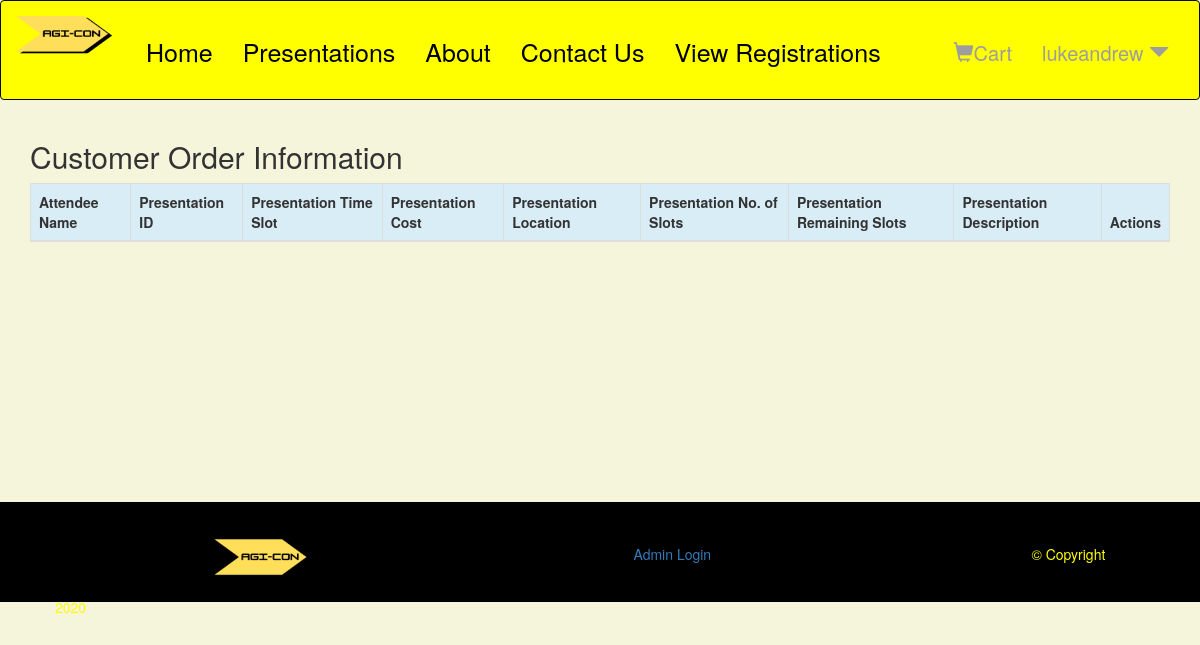
The page /customer_order_list (signed in) on the database as committed earlier.
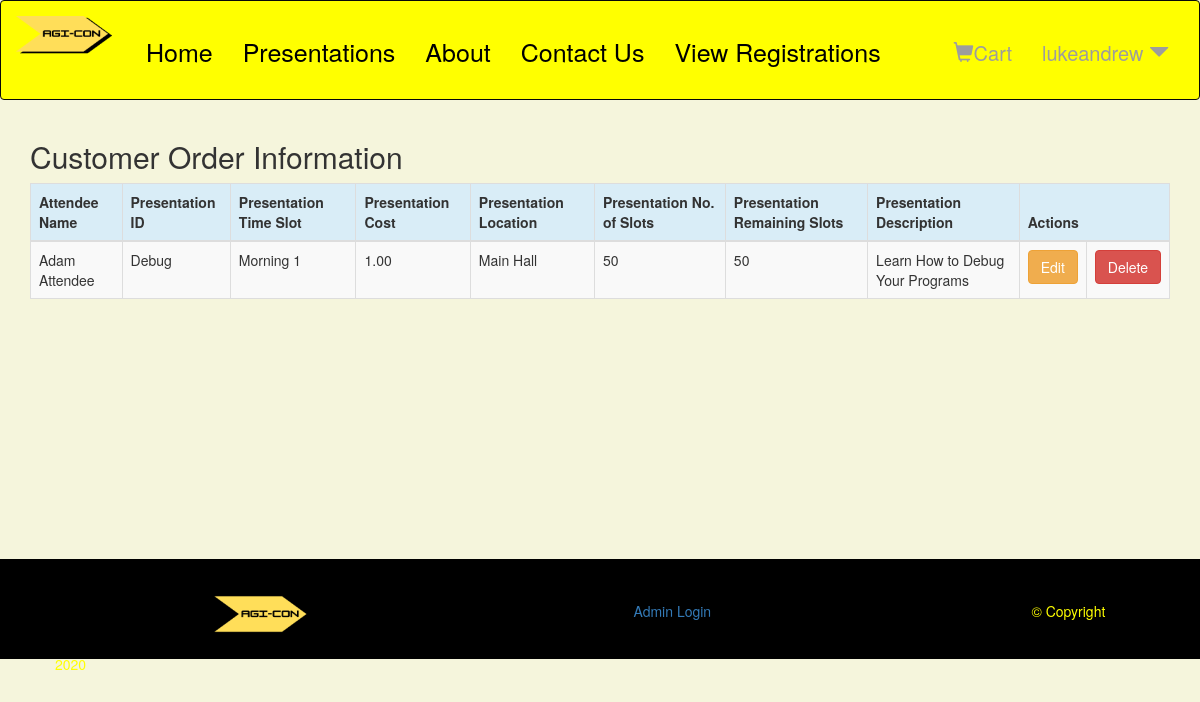
The same page on the database as committed later.
### Agile_Con/models.py (models this page shows, shortened)
class CustomerOrder(models.Model):
    attendee = models.ForeignKey(
        Attendee,
        on_delete=models.PROTECT,
        related_name='customer_orders'
    )
    presentation = models.ForeignKey(
        Presentation,
        on_delete=models.PROTECT,
        related_name='customer_orders'
    )

class Attendee(models.Model):
    USERNAME_FIELD = 'attendee_id'
    attendee_id = models.CharField(primary_key=True, max_length=50, blank=False, null=False, default=' ')
    name = models.CharField(max_length=50, blank=False, null=False, default=' ')
    user = models.ForeignKey(get_user_model(), on_delete=models.CASCADE, related_name='attendees')

class Presentation(models.Model):
    presentation_id = models.CharField(primary_key=True, max_length=50, blank=False, null=False, default=' ')
    presenter_id = models.ForeignKey(Presenter, on_delete=models.CASCADE, related_name='presentations')
    timeslot = models.CharField(max_length=50, blank=False, null=False, default=' ')
    cost = models.DecimalField(max_digits=10, blank=False, null=False, decimal_places=2)
    number_of_slots = models.DecimalField(max_digits=10, blank=False, null=False, default=50, decimal_places=0)
    number_of_slots_remaining = models.DecimalField(max_digits=10, blank=False, null=False, default=50,
                                                    decimal_places=0)
    location = models.CharField(max_length=50, blank=False, null=False, default=' ')
    description = models.CharField(max_length=200, blank=False, null=False, default=' ')

### Agile_Con/views.py (the view)
# urls.py: path('', views.customer_order_list, name='customer_order_list'),
def customer_order_list(request):
    customer_order = CustomerOrder.objects.all()
    return render(request, 'customer_order_list.html',
                  {'customer_orders': customer_order})

### templates/customer_order_list.html (shortened to what this page needs)
<!DOCTYPE html>
<html lang="en">
{% extends 'base.html' %}
{% block content %}
{% if not user.is_staff %}
<html>
    <head>
        <meta http-equiv="refresh" content="0; url='{% url 'login_landing'%}'">
    </head>
{% else %}
</html>
    <html>
    <head>
        <link rel="stylesheet" href="https://maxcdn.bootstrapcdn.com/bootstrap/3.3.4/css/bootstrap.min.css">
    </head>
    <body>
    <div class="row">
        <h2 style="padding-left: 15Px">Customer Order Information</h2>
    </div>
    <div>
        <table class="table table-striped table-bordered table-hover" style="margin-bottom: 260px;">
            <thead>
            <tr class="bg-info">
                <th>Attendee Name</th>
                <th>Presentation ID</th>
                <th>Presentation Time Slot</th>
                <th>Presentation Cost</th>
                <th>Presentation Location</th>
                <th>Presentation No. of Slots</th>
                <th>Presentation Remaining Slots</th>
                <th>Presentation Description</th>
                <th colspan="3">Actions</th>
            </tr>
            </thead>
            <tbody>
            {% for order in customer_orders %}
                <tr>
                    <td>{{ order.attendee.name }}</td>
                    <td>{{ order.presentation.presentation_id }}</td>
                    <td>{{ order.presentation.timeslot }}</td>
                    <td>{{ order.presentation.cost }}</td>
                    <td>{{ order.presentation.location }}</td>
                    <td>{{ order.presentation.number_of_slots }}</td>
                    <td>{{ order.presentation.number_of_slots_remaining }}</td>
                    <td>{{ order.presentation.description }}</td>
                    <td><a href="{% url 'customer_order_edit' pk=order.pk %}" class="btn btn-warning">Edit</a>
                    <td><a href="{% url 'customer_order_delete' pk=order.pk %}"
                           onclick="return confirm('Are you sure you want to delete?')"
                           class="btn btn-danger">Delete</a>
                    </td>
            {% endfor %}
            </tbody>
        </table>
    </div>
    </body>
    </html>
 {% endif %}
{% endblock %}

### templates/base.html (shortened to what this page needs)
<!DOCTYPE html>
{% load static %}
<html lang="en" class="base-page">
<head>
    <link rel="stylesheet" href="https://maxcdn.bootstrapcdn.com/bootstrap/3.3.7/css/bootstrap.min.css">
    <link rel="stylesheet" href="../Agile_Con/static/css/main.css">
</head>
<body id="app-layout">
<nav class="navbar navbar-inverse">
    <div class="container-fluid">
        <div class="navbar-header">
            <a class="navbar-brand" href="/">
                <img src="{% static 'Images/Agi-Con1.png' %}" width="100" height="80" style="float: top" alt="Agile Conference">
            </a>
        </div>
        <div class="collapse navbar-collapse" id="myNavbar">
            <ul class="nav navbar-nav">
                <li><a class="black-text" href="{% url 'home' %}">Home</a></li>
                <li><a class = "black-text" href="{% url 'presentations' %}">Presentations</a></li>
               <li><a class= "black-text" href="{% url 'about' %}">About</a></li>
                <li><a class= "black-text" href="{% url 'contact_us' %}">Contact Us</a></li>
                {% if user.is_authenticated %}
                <li><a class= "black-text" href="{% url 'login_landing' %}">View Registrations</a></li>
                {% endif %}
            </ul>
            <ul class="nav navbar-nav navbar-right" style="font-size: 20px">
                {% if user.is_authenticated %}
                    <li class="dropdown"><a href= "{% url 'home' %}"><span class="glyphicon glyphicon-shopping-cart"></span>Cart</a></li>
                    <li class="dropdown">
                        <a href="#" class="dropdown-toggle" data-toggle="dropdown" role="button" aria-expanded="false">
                            {{ user.username }}
                            <span class="glyphicon glyphicon-triangle-bottom"></span>
                        </a>
                    </li>
                {% else %}
                    <li ><a href="{% url 'login' %}" ><span class="glyphicon glyphicon-log-in"></span> Login</a></li>
                    <li ><a href="{% url 'signup' %}" ><span class="glyphicon glyphicon-chevron-right"></span> Signup</a></li>
                {% endif %}
            </ul>
        </div>
    </div>
</nav>
<div class="content container">
            {% block content %}
            {% endblock %}
</body>
<footer class="bottom-bar">
    <ul class="bottom-list">
        <li class="bottom-bar align-left"><img src="{% static 'Images/Agi-Con2.png' %}" width="100" height="80" alt="Agile-Con"></li>
        <li class="bottom-bar align-center"><a href={% url 'admin:index' %}>Admin Login</a></li>
       <li class="bottom-bar align-right">© Copyright 2020</li>
    </ul>
</footer>
</html>

### templates/base.html (style rules this page uses)
.navbar { margin-bottom: 0; border-radius: 0; background-color: yellow !important; height: 100px; width: 100%; }
.navbar .navbar-nav,.navbar-brand { padding: 25px 0; }
footer { background-color: black; color: yellow; padding: 15px; height: 100px; width: 100%; bottom: 0; }
ul.bottom-list li { display: inline; list-style: none; padding: 14%; }
.content { width: 100%; }
.container * { height: auto; left: 10%; right: 30%; }
.black-text { color: black !important; font-size: 25px; }

### templates/customer_order_list.html (style rules this page uses)
body { background-color: beige; }

Rows that differ between the two databases and show on the page:
added CustomerOrder: attendee.name "Adam Attendee", presentation.presentation_id "Debug", presentation.timeslot "Morning 1", presentation.cost "1.00", presentation.location "Main Hall", presentation.number_of_slots "50", presentation.number_of_slots_remaining "50", presentation.description "Learn How to Debug Your Programs"
